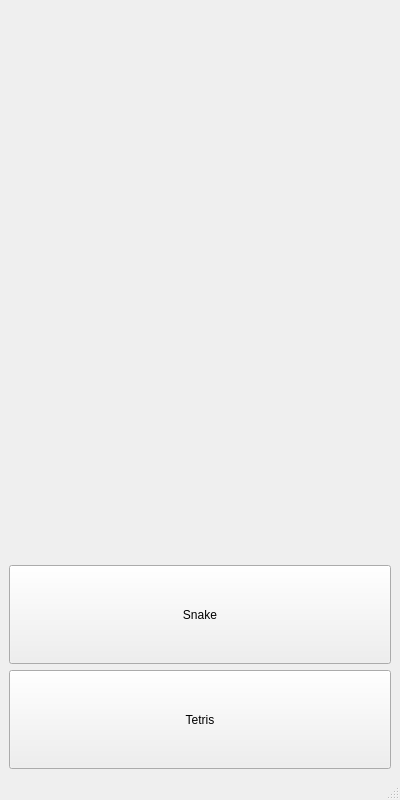
<?xml version="1.0" encoding="UTF-8"?>
<ui version="4.0">
 <class>BrickGame</class>
 <widget class="QMainWindow" name="BrickGame">
  <property name="geometry">
   <rect>
    <x>0</x>
    <y>0</y>
    <width>400</width>
    <height>800</height>
   </rect>
  </property>
  <property name="minimumSize">
   <size>
    <width>400</width>
    <height>800</height>
   </size>
  </property>
  <property name="maximumSize">
   <size>
    <width>400</width>
    <height>800</height>
   </size>
  </property>
  <property name="windowTitle">
   <string>BrickGame</string>
  </property>
  <widget class="QWidget" name="centralwidget">
   <layout class="QVBoxLayout" name="verticalLayout">
    <item>
     <widget class="GameDisplay" name="widget" native="true">
      <property name="sizePolicy">
       <sizepolicy hsizetype="Fixed" vsizetype="Fixed">
        <horstretch>0</horstretch>
        <verstretch>0</verstretch>
       </sizepolicy>
      </property>
      <property name="minimumSize">
       <size>
        <width>376</width>
        <height>550</height>
       </size>
      </property>
      <property name="maximumSize">
       <size>
        <width>370</width>
        <height>550</height>
       </size>
      </property>
      <property name="palette">
       <palette>
        <active>
         <colorrole role="Base">
          <brush brushstyle="SolidPattern">
           <color alpha="255">
            <red>57</red>
            <green>57</green>
            <blue>57</blue>
           </color>
          </brush>
         </colorrole>
         <colorrole role="Window">
          <brush brushstyle="SolidPattern">
           <color alpha="255">
            <red>0</red>
            <green>0</green>
            <blue>0</blue>
           </color>
          </brush>
         </colorrole>
        </active>
        <inactive>
         <colorrole role="Base">
          <brush brushstyle="SolidPattern">
           <color alpha="255">
            <red>46</red>
            <green>47</green>
            <blue>48</blue>
           </color>
          </brush>
         </colorrole>
         <colorrole role="Window">
          <brush brushstyle="SolidPattern">
           <color alpha="255">
            <red>46</red>
            <green>47</green>
            <blue>48</blue>
           </color>
          </brush>
         </colorrole>
        </inactive>
        <disabled>
         <colorrole role="Base">
          <brush brushstyle="SolidPattern">
           <color alpha="255">
            <red>0</red>
            <green>0</green>
            <blue>0</blue>
           </color>
          </brush>
         </colorrole>
         <colorrole role="Window">
          <brush brushstyle="SolidPattern">
           <color alpha="255">
            <red>0</red>
            <green>0</green>
            <blue>0</blue>
           </color>
          </brush>
         </colorrole>
        </disabled>
       </palette>
      </property>
     </widget>
    </item>
    <item>
     <widget class="QPushButton" name="pushButton">
      <property name="sizePolicy">
       <sizepolicy hsizetype="Minimum" vsizetype="Minimum">
        <horstretch>0</horstretch>
        <verstretch>0</verstretch>
       </sizepolicy>
      </property>
      <property name="text">
       <string>Snake</string>
      </property>
     </widget>
    </item>
    <item>
     <widget class="QPushButton" name="pushButton_2">
      <property name="sizePolicy">
       <sizepolicy hsizetype="Minimum" vsizetype="Minimum">
        <horstretch>0</horstretch>
        <verstretch>0</verstretch>
       </sizepolicy>
      </property>
      <property name="text">
       <string>Tetris</string>
      </property>
     </widget>
    </item>
   </layout>
  </widget>
  <widget class="QMenuBar" name="menubar">
   <property name="geometry">
    <rect>
     <x>0</x>
     <y>0</y>
     <width>400</width>
     <height>24</height>
    </rect>
   </property>
  </widget>
  <widget class="QStatusBar" name="statusbar"/>
 </widget>
 <customwidgets>
  <customwidget>
   <class>GameDisplay</class>
   <extends>QWidget</extends>
   <header>gamedisplay.h</header>
   <container>1</container>
  </customwidget>
 </customwidgets>
 <resources/>
 <connections/>
</ui>
